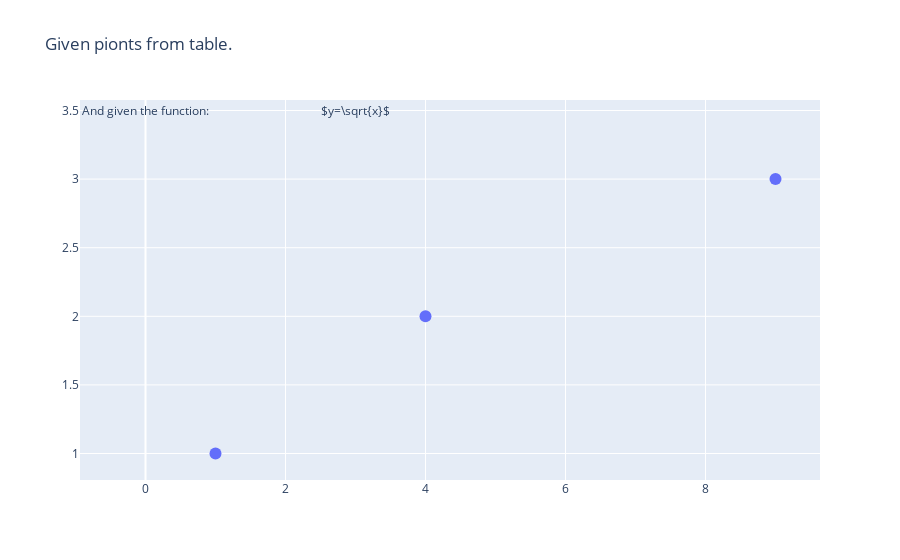

The notebook cell saved with this chart:
### Markdown cell above
### Example for lagrange representation of the Interpulation polynom:

### Code cell
points = np.array([(1, 1), (4, 2), (9, 3)])
print("Given table: ")
print(points)

x = points[:,0]
y = points[:,1]


trace1 = go.Scatter(
    x=x,
    y=y,
    mode='markers',
    name='Data',
    marker=dict(
        size=12
    )
)

given_function = '$y=\sqrt{x}$'

# Insert annotation to the graph
annotation0 = go.layout.Annotation(
    x=0,
    y=3.5,
    text="And given the function:".format(given_function),
    showarrow=False
)
annotation1 = go.layout.Annotation(
    x=3,
    y=3.5,
    text="{}".format(given_function),
    showarrow=False
)

layout = go.Layout(
    title='Given pionts from table.',
    annotations=[annotation0,annotation1]
)

data = [trace1, ]
fig = go.Figure(data=data, layout=layout)

fig

### Figure 1 — Plotly figure (JSON) as saved in the notebook; plotly's stock layout.template omitted (floating-point values rounded to 4 significant figures)
{"data": [{"marker": {"size": 12}, "mode": "markers", "name": "Data", "type": "scatter", "x": [1, 4, 9], "y": [1, 2, 3]}], "layout": {"annotations": [{"showarrow": false, "text": "And given the function:", "x": 0, "y": 3.5}, {"showarrow": false, "text": "$y=\\sqrt{x}$", "x": 3, "y": 3.5}], "title": {"text": "Given pionts from table."}}}
